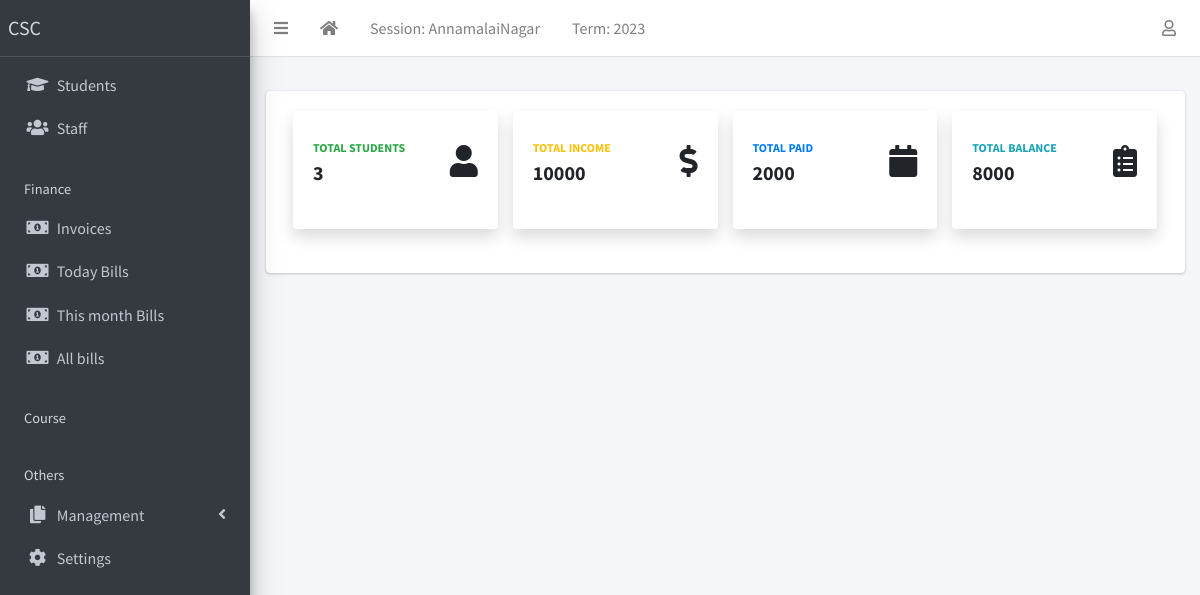
The app's page / (signed in), older data.
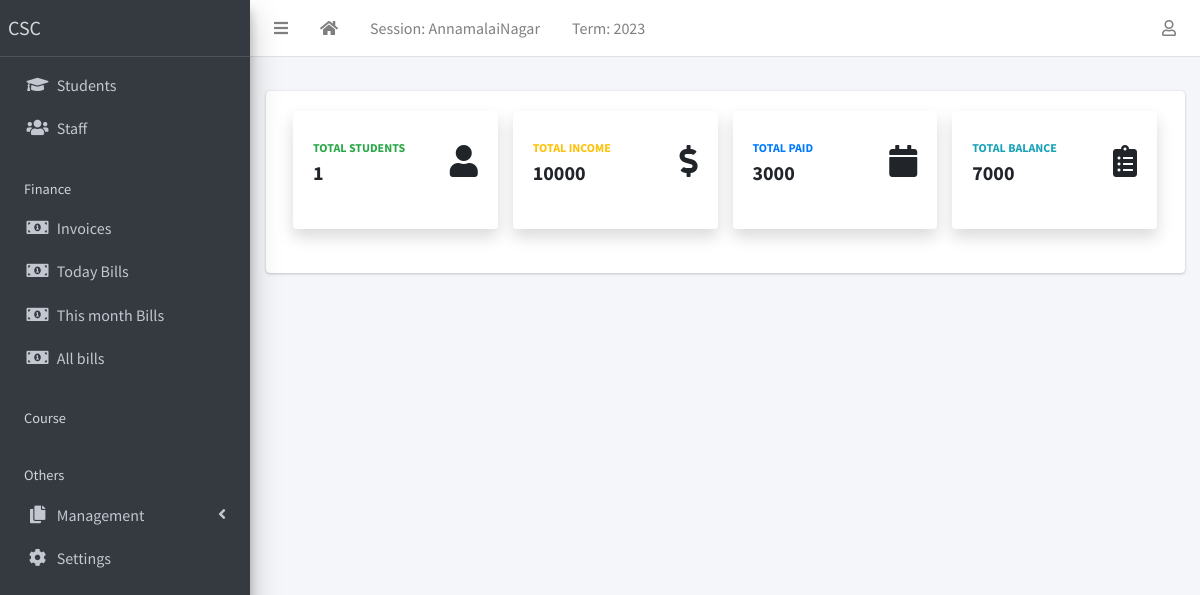
The same page, newer data.
### apps/finance/models.py (models this page shows, shortened)
class Invoice(models.Model):
    total_num = 0
    student = models.ForeignKey(Student, on_delete=models.CASCADE,default=None)
    status = models.CharField(
        max_length=20,
        choices=[("active", "Active"), ("closed", "Closed")],
        default="active",
    )
    class Meta:
        ordering = ["student"]
    def balance(self):
        payable = self.total_amount_payable()
        paid = self.total_amount_paid()
        return payable - paid
    def amount_payable(self):
        items = InvoiceItem.objects.filter(invoice=self)
        total = 0
        for item in items:
            total += item.amount
        return total
    def total_amount_payable(self):
        return  self.amount_payable()
    def total_amount_paid(self):
        receipts = Receipt.objects.filter(invoice=self)
        amount = 0
        for receipt in receipts:
            amount += receipt.amount_paid
        return amount

class InvoiceItem(models.Model):
    invoice = models.ForeignKey(Invoice, on_delete=models.CASCADE)
    description = models.CharField(max_length=200)
    amount = models.IntegerField()

class Receipt(models.Model):
    Bill_No = models.CharField(max_length=245 , default=None)
    invoice = models.ForeignKey(Invoice, on_delete=models.CASCADE)
    amount_paid = models.IntegerField()
    date_paid = models.DateField(default=timezone.now)
    comment = models.CharField(max_length=200, blank=True)

### apps/corecode/views.py (the view)
# urls.py: path("", IndexView.index, name="home"),
    def index(request):
        return render(request,"index.html",context={
            "total_student":views.total_student,
            "total_income":views.total_income,
            "total_paid":views.total_paid(),
            "total_balance":views.total_balance,
        })

### apps/corecode/context_processors.py (called while the page is built)
def site_defaults(request):
    current_session = AcademicSession.objects.get(current=True)
    current_term = AcademicTerm.objects.get(current=True)
    vals = SiteConfig.objects.all()
    contexts = {
        "current_session": current_session.name,
        "current_term": current_term.name,
    }
    for val in vals:
        contexts[val.key] = val.value
    return contexts

### apps/revenue/views.py (called while the page is built)
def total_student():
    total_stud = stumod.Student.objects.count()
    totals = total_stud
    return totals

def total_income():
    total_am = finmod.Invoice.objects.all()
    total_ammount = sum(account.total_amount_payable() for account in total_am)
    return total_ammount

def total_paid():
    total_pa = finmod.Receipt.objects.all()
    total_pait = total_pa.aggregate(total=Sum('amount_paid'))['total']
    return total_pait

def total_balance():
    total_bal = finmod.Invoice.objects.all()
    total_balanc = sum(account.balance() for account in total_bal)
    return total_balanc

### templates/index.html
{% extends 'base.html' %}
{% block content %}
<div class="container-fluid">
  <div class="row">
    <div class="col-xl-3 col-md-6 mb-4">
      <div class="card border-left-success shadow h-100 py-2">
          <div class="card-body">
              <div class="row no-gutters align-items-center">
                  <div class="col mr-2">
                      <div class="text-xs font-weight-bold text-success text-uppercase mb-1">
                          Total Students
                      </div>
                      <div class="h5 mb-0 font-weight-bold text-gray-800">{{total_student}}</div>
                  </div>
                  <div class="col-auto">
                      <i class="fas fa-user fa-2x text-gray-300"></i>
                  </div>
              </div>
          </div>
      </div>
  </div>
  <div class="col-xl-3 col-md-6 mb-4">
    <div class="card border-left-warning shadow h-100 py-2">
        <div class="card-body">
            <div class="row no-gutters align-items-center">
                <div class="col mr-2">
                    <div class="text-xs font-weight-bold text-warning text-uppercase mb-1">
                        Total income
                    </div>
                    <div class="h5 mb-0 font-weight-bold text-gray-800">{{total_income}}</div>
                </div>
                <div class="col-auto">
                    <i class="fas fa-dollar-sign fa-2x text-gray-300"></i>
                </div>
            </div>
        </div>
    </div>
</div>
      <div class="col-xl-3 col-md-6 mb-4">
          <div class="card border-left-primary shadow h-100 py-2">
              <div class="card-body">
                  <div class="row no-gutters align-items-center">
                      <div class="col mr-2">
                          <div class="text-xs font-weight-bold text-primary text-uppercase mb-1">
                              Total Paid
                          </div>
                          <div class="h5 mb-0 font-weight-bold text-gray-800">{{total_paid}}</div>
                      </div>
                      <div class="col-auto">
                          <i class="fas fa-calendar fa-2x text-gray-300"></i>
                      </div>
                  </div>
              </div>
          </div>
      </div>
      <div class="col-xl-3 col-md-6 mb-4">
          <div class="card border-left-info shadow h-100 py-2">
              <div class="card-body">
                  <div class="row no-gutters align-items-center">
                      <div class="col mr-2">
                          <div class="text-xs font-weight-bold text-info text-uppercase mb-1">Total Balance</div>
                          <div class="row no-gutters align-items-center">
                              <div class="col-auto">
                                  <div class="h5 mb-0 mr-3 font-weight-bold text-gray-800">{{total_balance}}</div>
                              </div>
                          </div>
                      </div>
                      <div class="col-auto">
                          <i class="fas fa-clipboard-list fa-2x text-gray-300"></i>
                      </div>
                  </div>
              </div>
          </div>
      </div>
  </div>
</div>
</div>
{% endblock %}

Row changes from the older to the newer data that the page shows:
removed Invoice: id.amount "10000", id.amount_paid "8000"
added Invoice: id.amount "10000", id.amount_paid "7000"
Text that changed along with them:
{{ total_student }}: "3" → "1"
{{ total_paid }}: "2000" → "3000"
